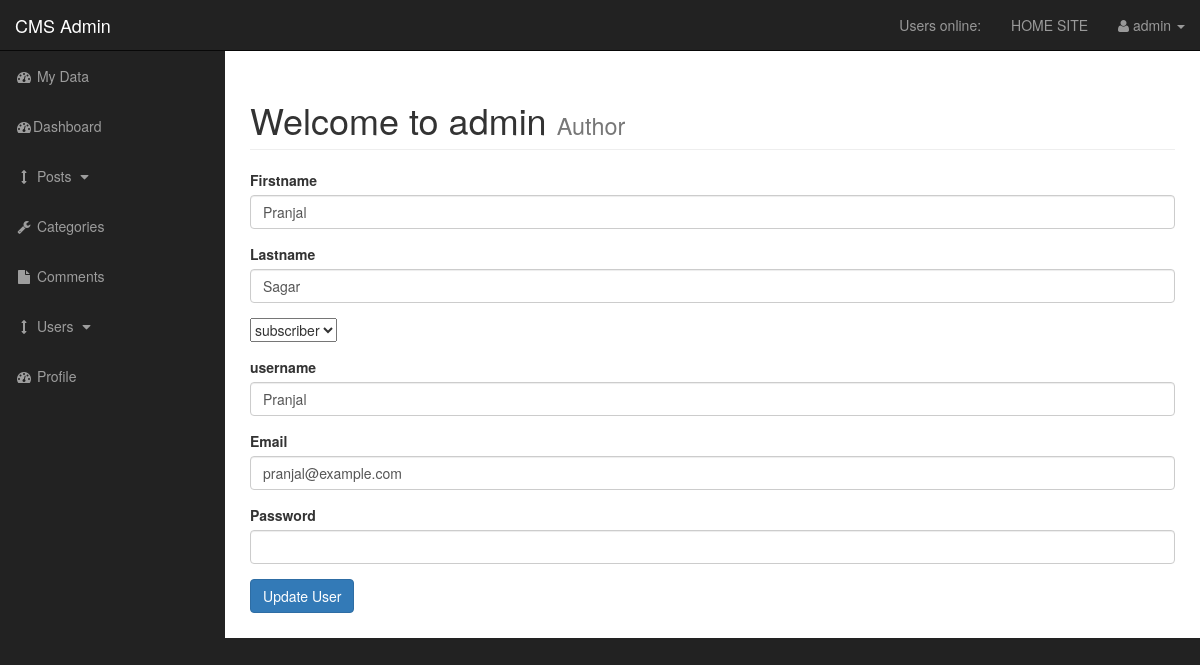
The app's page /admin/users.php?source=edit_user&edit_user=37 (signed in) with its own data.
### tables this page shows
CREATE TABLE `users` (
  `user_id` int(3) NOT NULL,
  `username` varchar(255) NOT NULL,
  `user_password` varchar(255) NOT NULL,
  `user_firstname` varchar(255) NOT NULL,
  `user_lastname` varchar(255) NOT NULL,
  `user_email` varchar(255) NOT NULL,
  `user_image` text NOT NULL,
  `user_role` varchar(255) NOT NULL,
  `token` varchar(255) NOT NULL
);

### admin/includes/edit_user.php (the view, shortened to what this page needs)
<?php
    if(isset($_GET['edit_user'])) {
        $the_user_id = $_GET['edit_user'];
        $query = "SELECT * FROM users WHERE user_id=$the_user_id";
        $select_user_query = mysqli_query($connection, $query);
        while($row = mysqli_fetch_assoc($select_user_query)) {
            $user_firstname = $row['user_firstname'];
            $user_lastname = $row['user_lastname'];
            $username = $row['username'];
            $user_role = $row['user_role'];
            $user_email = $row['user_email'];
        }
    }
    else {
        header("Location: index.php");
    }
?>
<form action="" method="post" enctype="multipart/form-data">
    <div class="form-group">
        <label for="title">Firstname</label>
        <input type="text" class="form-control" name="user_firstname" value="<?php echo $user_firstname; ?>">
    </div>
    <div class="form-group">
        <label for="title">Lastname</label>
        <input type="text" class="form-control" name="user_lastname" value="<?php echo $user_lastname; ?>">
    </div>
    <div class="form-group">
        <select name="user_role" id="">
            <option value='<?php echo $user_role; ?>'><?php echo $user_role; ?></option>
        </select>
    </div>
    <div class="form-group">
        <label for="post_author">username</label>
        <input type="text" class="form-control" name="username" value="<?php echo $username; ?>">
    </div>
    <div class="form-group">
        <label for="post_status">Email</label>
        <input type="email" class="form-control" name="user_email" value="<?php echo $user_email; ?>">
    </div>
    <div class="form-group">
        <label for="post_tags">Password</label>
        <input autocomplete="off" type="password" class="form-control" name="user_password">
    </div>
    <div class="form-group">
        <input class="btn btn-primary" type="submit" name="edit_user" value="Update User">
    </div>
</form>

### admin/css/sb-admin.css (style rules this page uses)
body { margin-top: 100px; background-color: #222; }
@media (min-width: 768px) { body { margin-top: 50px; } }

### records on screen
users: user_firstname "Pranjal", user_lastname "Sagar", user_role "subscriber", username "Pranjal", user_email "pranjal@example.com"

### other values on screen
$_SESSION['username'] "admin"
